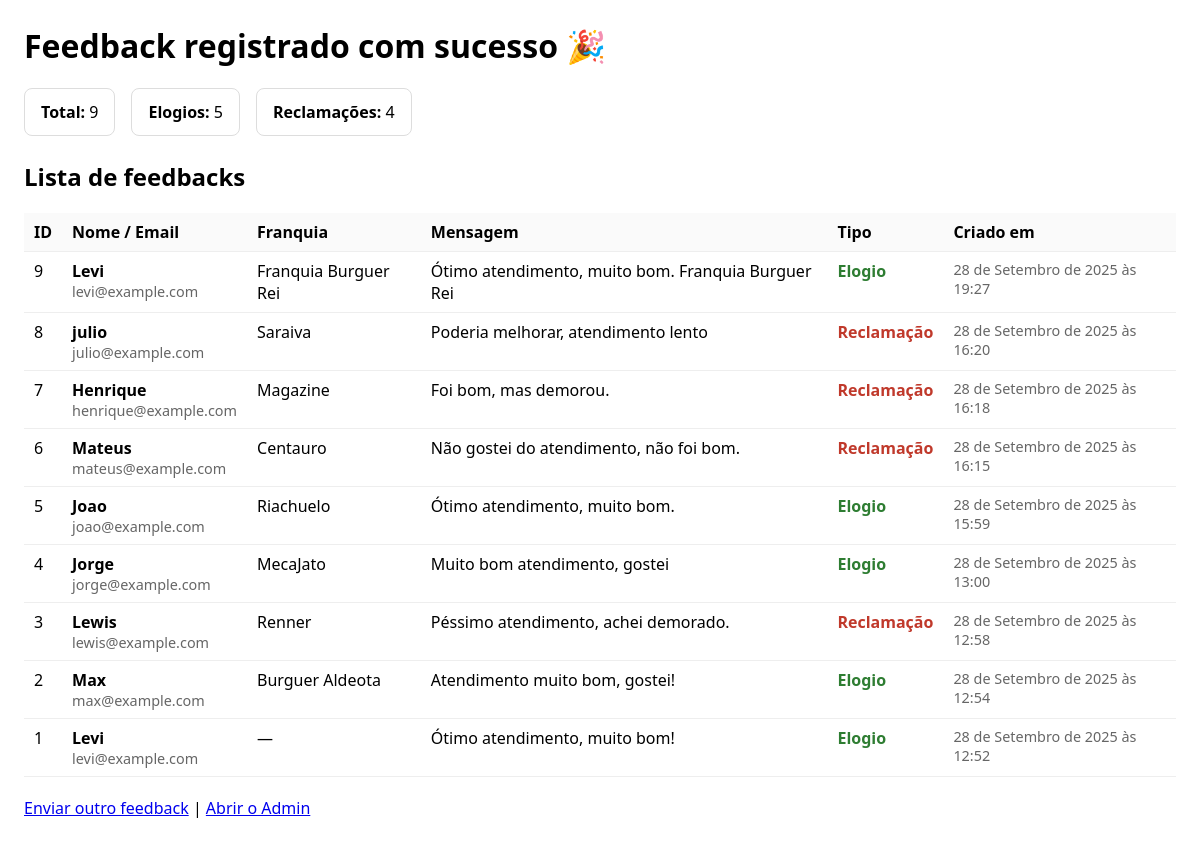
Page /feedbacks/success/ on the committed database.
### feedbacks/models.py (models this page shows, shortened)
class Feedback(models.Model):
    class FeedbackType(models.TextChoices):
        COMPLAINT = "complaint", "Complaint"
        COMPLIMENT = "compliment", "Compliment"
    name = models.CharField(max_length=120)
    email = models.EmailField()
    franchise = models.CharField(max_length=120, blank=True)  # novo
    message = models.TextField()
    feedback_type = models.CharField(
        max_length=10,
        choices=FeedbackType.choices
    )
    created_at = models.DateTimeField(auto_now_add=True)

### feedbacks/views.py (the view)
# urls.py: path("success/", views.feedback_success, name="feedback_success"),
def feedback_success(request):
    totals = Feedback.objects.aggregate(
        compliments=Count("id", filter=Q(feedback_type="compliment")),
        complaints=Count("id", filter=Q(feedback_type="complaint")),
        total=Count("id"),
    )
    feedbacks = Feedback.objects.order_by("-created_at")
    context = {"totals": totals, "feedbacks": feedbacks}
    return render(request, "feedbacks/feedback_success.html", context)

### feedbacks/templates/feedbacks/feedback_success.html (shortened to what this page needs)
<!doctype html>
<html lang="pt-BR">
  <head>
  </head>
  <body>
    <h1>Feedback registrado com sucesso 🎉</h1>
    <div class="cards">
      <div class="card"><strong>Total:</strong> {{ totals.total|default:0 }}</div>
      <div class="card"><strong>Elogios:</strong> {{ totals.compliments|default:0 }}</div>
      <div class="card"><strong>Reclamações:</strong> {{ totals.complaints|default:0 }}</div>
    </div>
    <h2>Lista de feedbacks</h2>
    <table>
      <thead>
        <tr>
          <th>ID</th>
          <th>Nome / Email</th>
          <th>Franquia</th>
          <th>Mensagem</th>
          <th>Tipo</th>
          <th>Criado em</th>
        </tr>
      </thead>
      <tbody>
        {% for fb in feedbacks %}
          <tr>
            <td>{{ fb.id }}</td>
            <td>
              <div><strong>{{ fb.name }}</strong></div>
              <div class="muted">{{ fb.email }}</div>
            </td>
            <td>{{ fb.franchise|default:"—" }}</td>
            <td>{{ fb.message }}</td>
            <td>
              {% if fb.feedback_type == "complaint" %}
                <span class="type bad">Reclamação</span>
              {% else %}
                <span class="type good">Elogio</span>
              {% endif %}
            </td>
            <td class="muted">{{ fb.created_at }}</td>
          </tr>
        {% empty %}
          <tr><td colspan="6">Nenhum feedback ainda.</td></tr>
        {% endfor %}
      </tbody>
    </table>
    <p style="margin-top:20px;">
      <a href="{% url 'feedbacks:submit_feedback' %}">Enviar outro feedback</a> |
      <a href="{% url 'admin:index' %}">Abrir o Admin</a>
    </p>
  </body>
</html>

### feedbacks/templates/feedbacks/feedback_success.html (style rules this page uses)
body { font-family: system-ui, Arial, sans-serif; margin: 24px; }
.cards { display: flex; gap: 16px; margin-bottom: 24px; }
.card { padding: 12px 16px; border: 1px solid #ddd; border-radius: 8px; }
table { width: 100%; border-collapse: collapse; }
th, td { padding: 8px 10px; border-bottom: 1px solid #eee; vertical-align: top; }
th { text-align: left; background: #fafafa; }
.type.bad { color: #c0392b; font-weight: 600; }
.type.good { color: #2e7d32; font-weight: 600; }
.muted { color: #666; font-size: 0.9em; }

### rows in the picture
Feedback: id "9", name "Levi", email "levi@example.com", franchise "Franquia Burguer Rei", message "Ótimo atendimento, muito bom. Franquia Burguer Rei", feedback_type "Elogio", created_at "28 de Setembro de 2025 às 19:27"
Feedback: id "8", name "julio", email "julio@example.com", franchise "Saraiva", message "Poderia melhorar, atendimento lento", feedback_type "Reclamação", created_at "28 de Setembro de 2025 às 16:20"
Feedback: id "7", name "Henrique", email "henrique@example.com", franchise "Magazine", message "Foi bom, mas demorou.", feedback_type "Reclamação", created_at "28 de Setembro de 2025 às 16:18"
Feedback: id "6", name "Mateus", email "mateus@example.com", franchise "Centauro", message "Não gostei do atendimento, não foi bom.", feedback_type "Reclamação", created_at "28 de Setembro de 2025 às 16:15"
Feedback: id "5", name "Joao", email "joao@example.com", franchise "Riachuelo", message "Ótimo atendimento, muito bom.", feedback_type "Elogio", created_at "28 de Setembro de 2025 às 15:59"
Feedback: id "4", name "Jorge", email "jorge@example.com", franchise "MecaJato", message "Muito bom atendimento, gostei", feedback_type "Elogio", created_at "28 de Setembro de 2025 às 13:00"
Feedback: id "3", name "Lewis", email "lewis@example.com", franchise "Renner", message "Péssimo atendimento, achei demorado.", feedback_type "Reclamação", created_at "28 de Setembro de 2025 às 12:58"
Feedback: id "2", name "Max", email "max@example.com", franchise "Burguer Aldeota", message "Atendimento muito bom, gostei!", feedback_type "Elogio", created_at "28 de Setembro de 2025 às 12:54"
Feedback: id "1", name "Levi", email "levi@example.com", franchise "—", message "Ótimo atendimento, muito bom!", feedback_type "Elogio", created_at "28 de Setembro de 2025 às 12:52"

### other values in the picture
{{ totals.total|default:0 }} "9"
{{ totals.compliments|default:0 }} "5"
{{ totals.complaints|default:0 }} "4"
